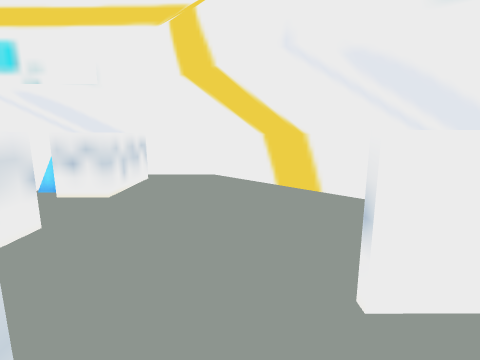
View 1 (above)

24 first-person views from a walk through a Godot game level. The camera is 1.5 m above the floor, tilts 10° down and sees 85° across. The floor is counted in squares, 1 m on a side. Each view is taken from the middle of a square. On the plan, view 1 faces up. The plan holds only what a view shows up to about 14 squares ahead; the rest is blank. The place goes on beyond the plan. Characters and animated objects are left out. Some surface patterns are stand-ins.

View 2
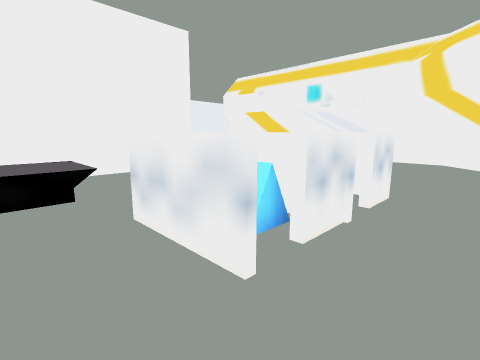

View 3
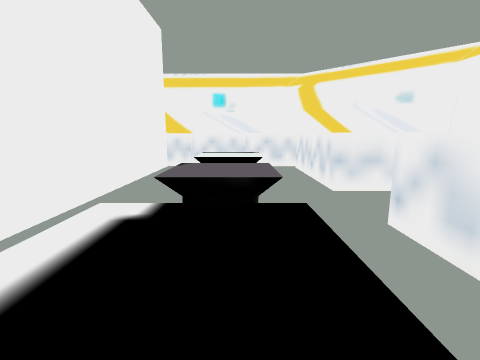

View 4
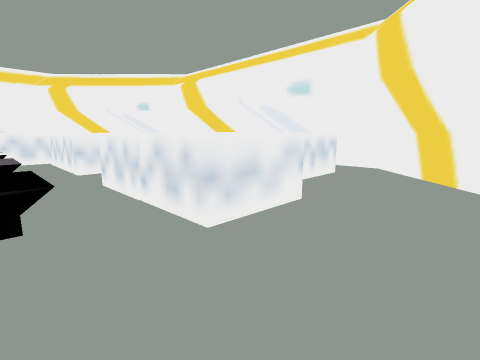

View 5
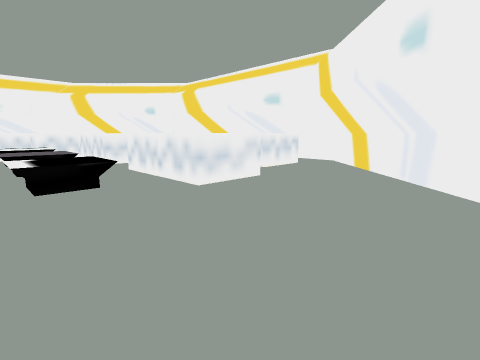

View 6
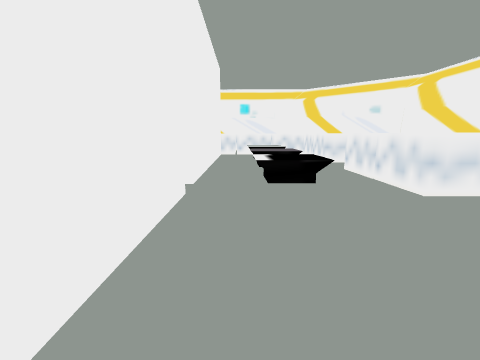

View 7
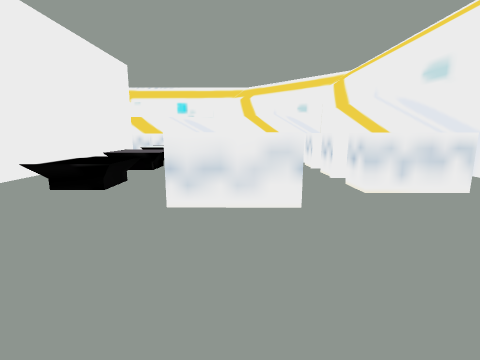

View 8
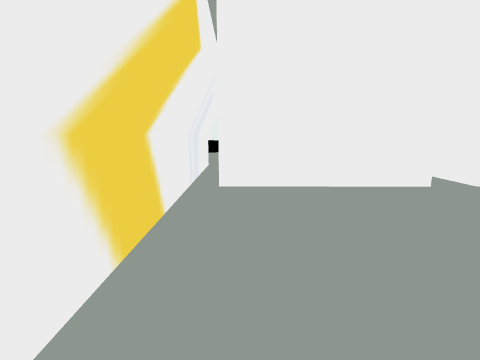

View 9
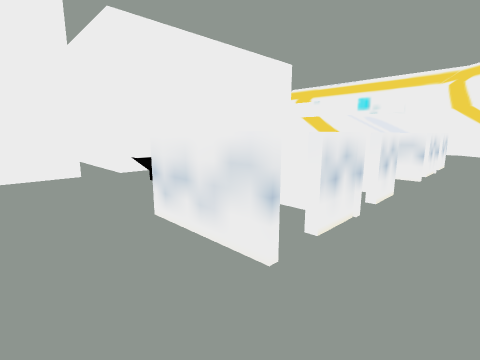

View 10
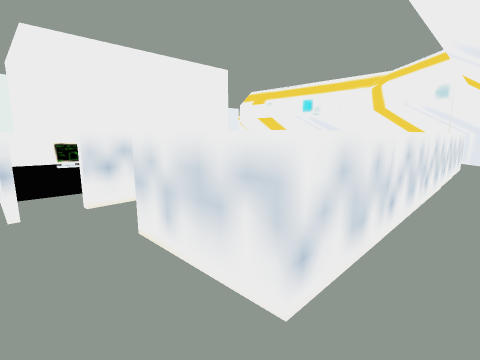

View 11
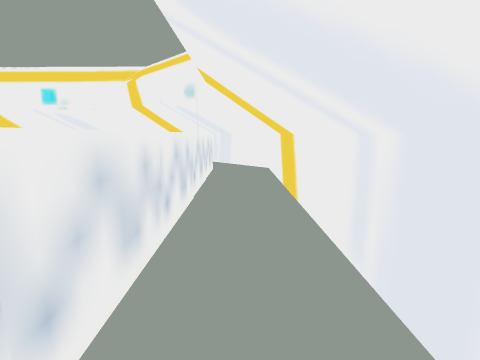

View 12
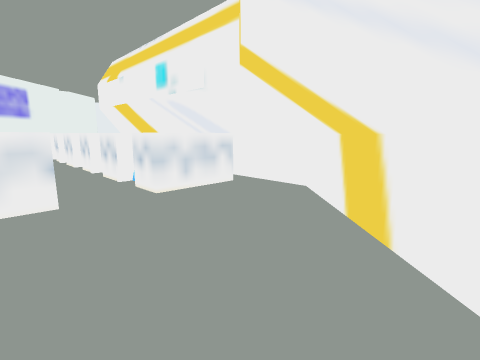

View 13
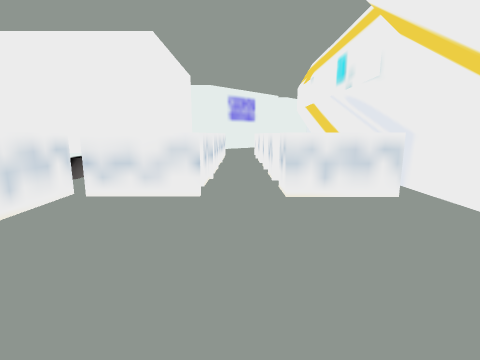

View 14
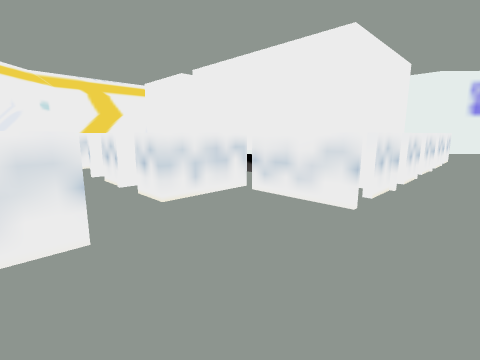

View 15
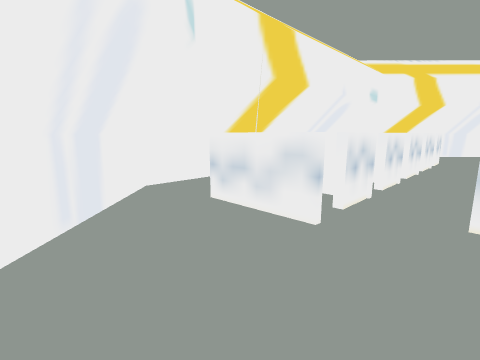

View 16
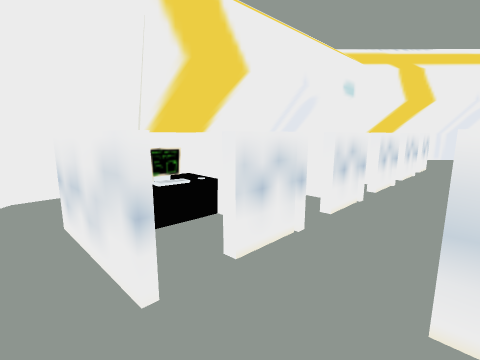

View 17
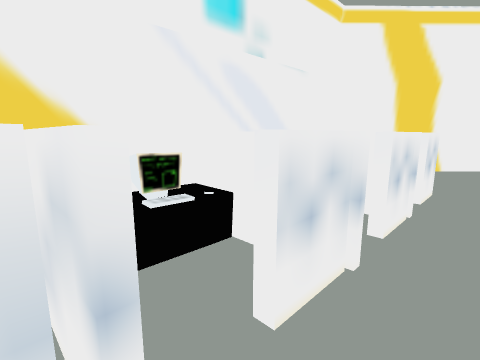

View 18
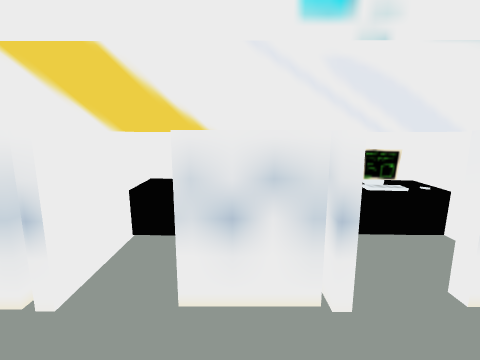

View 19
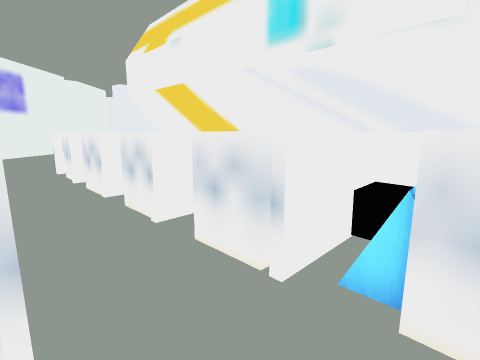

View 20
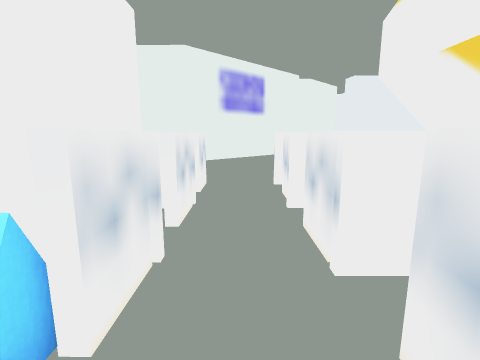

View 21
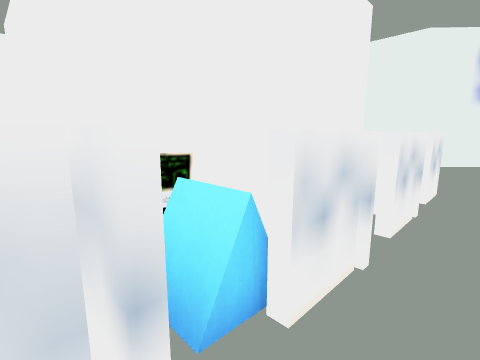

View 22
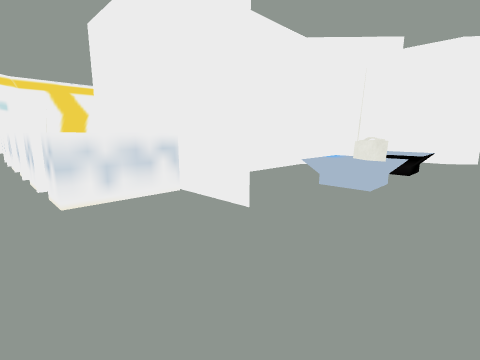

View 23
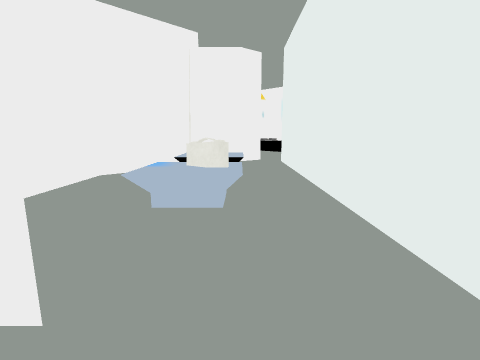

View 24
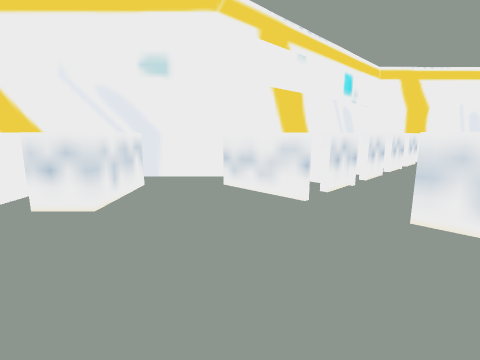

### Floor plan
Key: @ floor where view 1 was taken; # wall or solid block; x gap in a wall; . floor; = window, fence, low wall or low ledge; ^ raised ledge; R radio; O other object.
Columns run from 22 left of view 1 to 6 right of it. Each row starts with its distance up from view 1.
 12     ###
 11  #=##.##
 10  ####..#####   ########
  9  .##...    ######^^...##
  8  .....# ^  #^^^^#^ #...##
  7  .....# .^ #..^ ####....##
  6 ........#x##.#^##.^......##
  5 ..........................##
  4 ......##.^###.^.^#.#.......##
  3 ......#  ^ # ##.^..#........#
  2 #.....^    ^^^^^^^^^....##^.#
  1 #...#####^^^#.    .^##..#O^.#
  0 #....       #. ^^..^ ^@^#^^.#
 -1 #.....      #. ^^^.^ .... ^.#
 -2 #.^^^..     #..^^^.^^^.^. ^.#
 -3 #.RR^..#    #......^==.^^ ^.#
 -4 #.^^^..#    #..^^..^##.#  ^.#
 -5 #......#    #..^^^.....#^ ^.#
 -6 ..^^^ .#    #..^^^......  ^.#
 -7 ..^^   #    #......^#^.#  ^.#
 -8 ..^^        #..^^..^ ..#^ ^.#
 -9 ...         #..^ ..^^^..x ^.#
-10 ....#  ######..^^..^.^..###.#
-11 ....        #......^........#
-12  ####       #......^##......#
-13  #           #............###
-14              #...........##
-15              #..........##
-16              #.........##
-17              #........##
-18        .............. #
-19        #############

Positions as (right, up) in squares from view 1, and headings:
1: (0, 0), facing up
2: (1, -6), facing up-left
3: (-6, -11), facing up
4: (-6, -15), facing up-right
5: (-8, -18), facing up-right
6: (-8, -18), facing up
7: (-2, -17), facing up
8: (-2, -17), facing left
9: (1, -14), facing up-left
10: (5, -12), facing up-left
11: (5, -9), facing up
12: (3, 3), facing up-left
13: (3, 5), facing left
14: (2, 6), facing down-left
15: (-1, 6), facing down-right
16: (-1, 3), facing down-right
17: (-11, 5), facing up-right
18: (-9, 4), facing up
19: (-4, 4), facing up-left
20: (-8, 5), facing left
21: (-8, 5), facing down-left
22: (-22, 5), facing down-right
23: (-20, 3), facing down
24: (-21, 3), facing up-right
